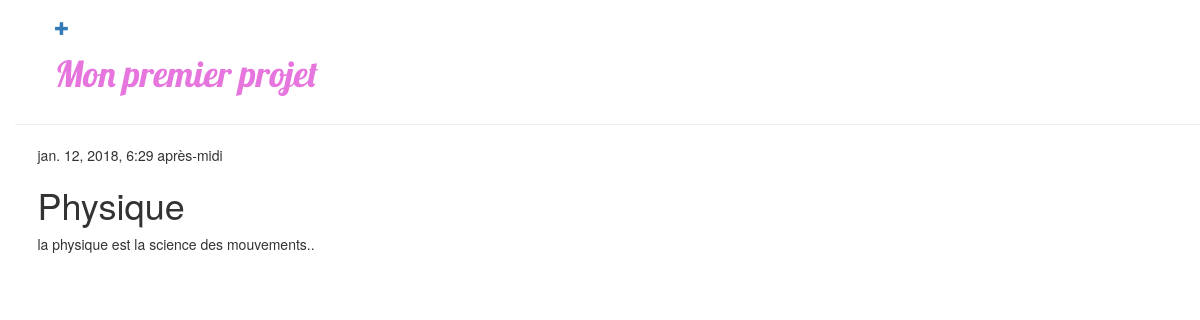
The app's page /post/2/ with its own data.
### blog/models.py (models this page shows, shortened)
class Post(models.Model):
	author = models.ForeignKey('auth.User')
	title = models.CharField(max_length=200)
	text = models.TextField()
	created_date = models.DateTimeField(default=timezone.now)
	published_date = models.DateTimeField(blank=True, null=True)

### blog/views.py (the view)
# urls.py: url(r'^post/(?P<pk>[0-9]+)/$', views.post_detail, name='post_detail'),
def post_detail(request, pk):
	post = get_object_or_404(Post, pk=pk)
	return render(request, 'blog/post_detail.html', {'post': post})

### blog/templates/blog/post_detail.html (shortened to what this page needs)
{% extends 'blog/base.html' %}
{% block content %}
	<div class="post">
		{% if post.published_date %}
		<div class="date">
			{{ post.published_date }}
		</div>
		{% endif %}
<h1>{{ post.title }}</h1>
<p>{{ post.text|linebreaksbr }}</p>
</div>
{% endblock %}

### blog/static/css/blog.css (style rules this page uses)
body { padding-left: 15px; }

### records on screen
Post: published_date "jan. 12, 2018, 6:29 après-midi", title "Physique", text "la physique est la science des mouvements.."
